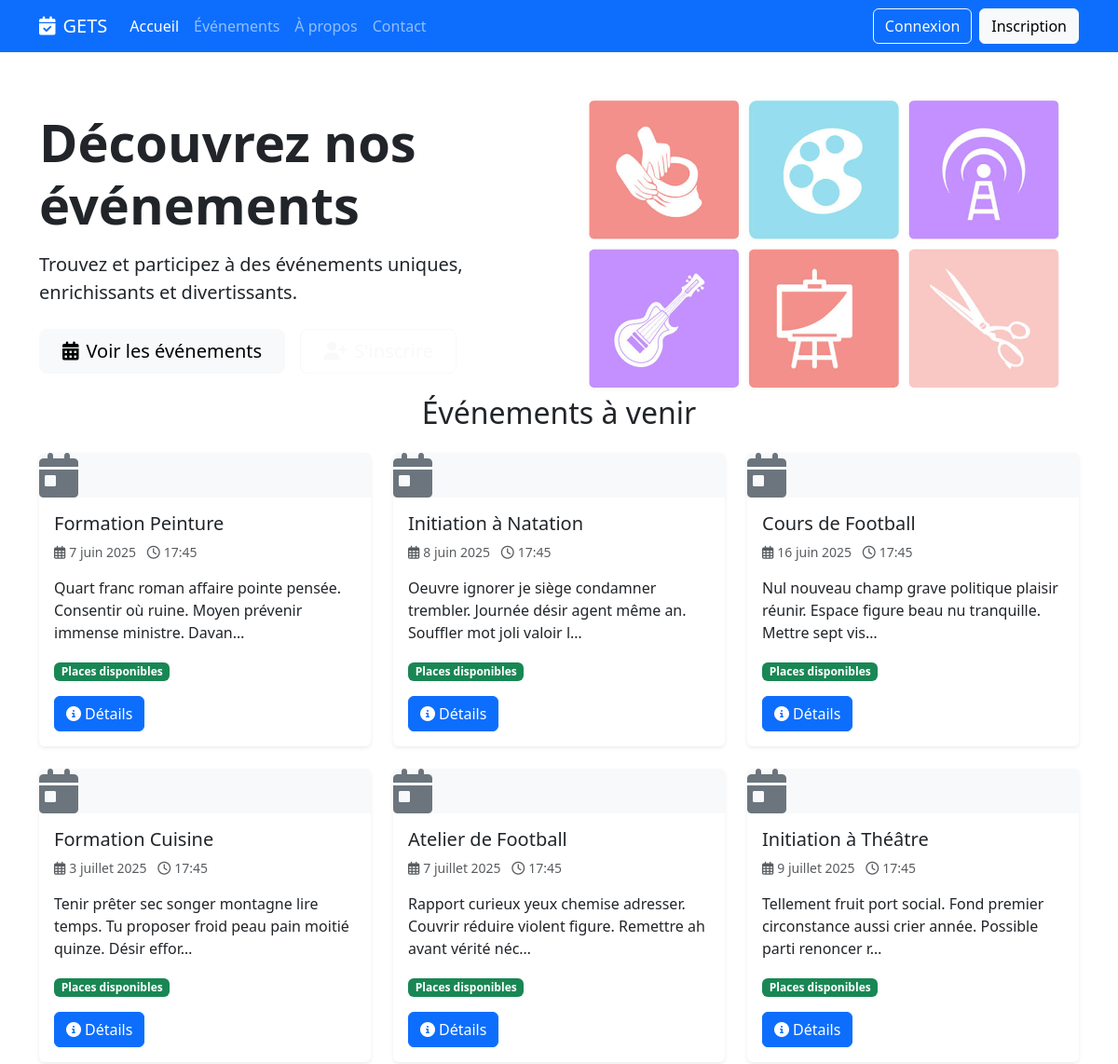
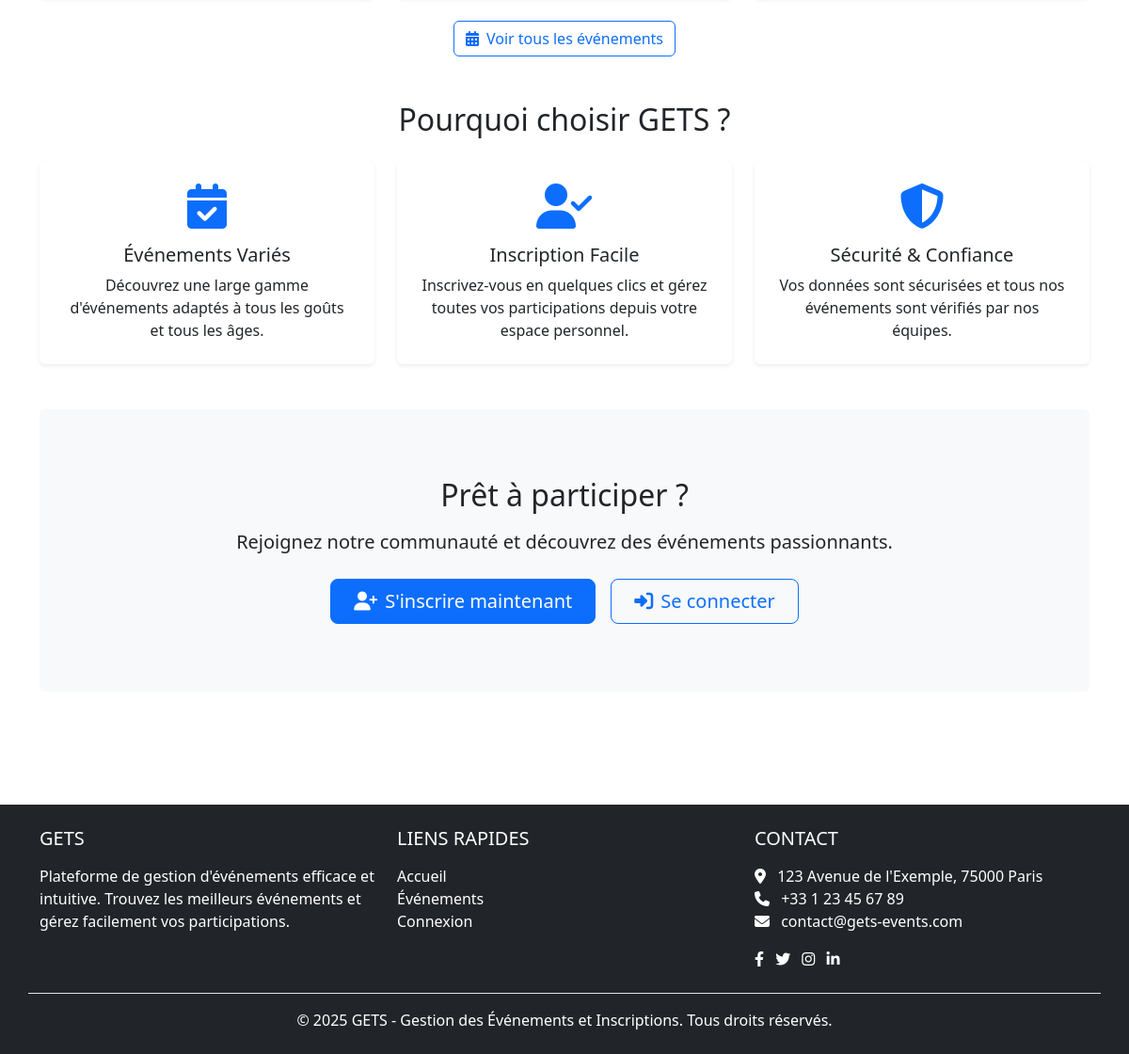
The page / on the database its author committed (2 pictures, top to bottom).
### common/models.py (models this page shows, shortened)
class Activite(models.Model):
    nom = models.CharField(max_length=100)
    description = models.TextField(blank=True, null=True)
    duree = models.IntegerField(help_text="Durée en minutes")
    date_debut = models.DateTimeField()
    responsable = models.ForeignKey('Responsable', on_delete=models.SET_NULL, blank=True, null=True, related_name='activites')
    infrastructure = models.ForeignKey('Infrastructure', on_delete=models.SET_NULL, blank=True, null=True, related_name='activites')
    capacite_max = models.IntegerField(blank=True, null=True)
    animateurs = models.ManyToManyField('Animateur', through='ActiviteAnimateur', related_name='activites')
    materiels = models.ManyToManyField('Materiel', through='ActiviteMateriel', related_name='activites')
    created_by = models.ForeignKey('User', on_delete=models.SET_NULL, null=True, related_name='created_activites')
    class Meta:
        db_table = 'activite'
    def nombre_places_restantes(self):
        if not self.capacite_max:
            return None
        places_prises = self.inscriptions.count()
        return max(0, self.capacite_max - places_prises)
    def est_complete(self):
        if not self.capacite_max:
            return False
        return self.nombre_places_restantes() <= 0

### client_portal/views/home_views.py (the view)
# urls.py: path('', home_views.HomeView.as_view(), name='home'),
class HomeView(TemplateView):
    template_name = 'client_portal/home.html'
    def get_context_data(self, **kwargs):
        context = super().get_context_data(**kwargs)
        context['upcoming_activities'] = ActiviteService.get_upcoming_activites(6)
        return context

### common/services/activite_service.py (called while the page is built)
    @staticmethod
    def get_upcoming_activites(limit=None):
        activites = Activite.objects.filter(
            date_debut__gte=timezone.now()
        ).order_by('date_debut')
        if limit:
            activites = activites[:limit]
        return activites

### client_portal/templates/client_portal/home.html (shortened to what this page needs)
{% extends "client_portal/base.html" %}
{% block content %}
<div class="hero-section">
    <div class="container">
        <div class="row align-items-center">
            <div class="col-lg-6">
                <h1 class="display-4 fw-bold mb-3">Découvrez nos événements</h1>
                <p class="lead mb-4">Trouvez et participez à des événements uniques, enrichissants et divertissants.</p>
                <div class="d-flex flex-wrap gap-2">
                    <a href="{% url 'client_portal:event_list' %}" class="btn btn-light btn-lg px-4 me-md-2">
                        <i class="fas fa-calendar-alt me-2"></i>Voir les événements
                    </a>
                    {% if not user.is_authenticated %}
                    <a href="{% url 'client_portal:register' %}" class="btn btn-outline-light btn-lg px-4">
                        <i class="fas fa-user-plus me-2"></i>S'inscrire
                    </a>
                    {% endif %}
                </div>
            </div>
            <div class="col-lg-6 d-none d-lg-block">
                <img src="/static/images/events.jpg" alt="Événements" class="img-fluid">
            </div>
        </div>
    </div>
</div>
<div class="container">
    <section class="mb-5">
        <h2 class="text-center mb-4">Événements à venir</h2>
        <div class="row g-4">
            {% for activity in upcoming_activities %}
            <div class="col-md-6 col-lg-4">
                <div class="card h-100 border-0 shadow-sm event-card">
                    <div class="card-img-top bg-light event-placeholder">
                        <i class="fas fa-calendar-day fa-3x text-secondary"></i>
                    </div>
                    <div class="card-body">
                        <h5 class="card-title">{{ activity.nom }}</h5>
                        <p class="card-text text-muted small">
                            <i class="far fa-calendar-alt me-1"></i>{{ activity.date_debut|date:"j F Y" }}
                            <i class="far fa-clock ms-2 me-1"></i>{{ activity.date_debut|date:"H:i" }}
                        </p>
                        <p class="card-text">{{ activity.description|truncatechars:100 }}</p>
                        {% if activity.est_complete %}
                        <div class="mb-3"><span class="badge bg-danger">Complet</span></div>
                        {% else %}
                        <div class="mb-3"><span class="badge bg-success">Places disponibles</span></div>
                        {% endif %}
                        <a href="{% url 'client_portal:event_detail' activity.pk %}" class="btn btn-primary">
                            <i class="fas fa-info-circle me-1"></i>Détails
                        </a>
                    </div>
                </div>
            </div>
            {% endfor %}
        </div>
        {% if upcoming_activities %}
        <div class="text-center mt-4">
            <a href="{% url 'client_portal:event_list' %}" class="btn btn-outline-primary">
                <i class="fas fa-calendar-alt me-2"></i>Voir tous les événements
            </a>
        </div>
        {% endif %}
    </section>
    <section class="mb-5">
        <h2 class="text-center mb-4">Pourquoi choisir GETS ?</h2>
        <div class="row g-4">
            <div class="col-md-4">
                <div class="card h-100 border-0 shadow-sm text-center p-4">
                    <div class="mb-3">
                        <i class="fas fa-calendar-check fa-3x text-primary"></i>
                    </div>
                    <h5>Événements Variés</h5>
                    <p class="mb-0">Découvrez une large gamme d'événements adaptés à tous les goûts et tous les âges.
                    </p>
                </div>
            </div>
            <div class="col-md-4">
                <div class="card h-100 border-0 shadow-sm text-center p-4">
                    <div class="mb-3">
                        <i class="fas fa-user-check fa-3x text-primary"></i>
                    </div>
                    <h5>Inscription Facile</h5>
                    <p class="mb-0">Inscrivez-vous en quelques clics et gérez toutes vos participations depuis votre
                        espace personnel.</p>
                </div>
            </div>
            <div class="col-md-4">
                <div class="card h-100 border-0 shadow-sm text-center p-4">
                    <div class="mb-3">
                        <i class="fas fa-shield-alt fa-3x text-primary"></i>
                    </div>
                    <h5>Sécurité & Confiance</h5>
                    <p class="mb-0">Vos données sont sécurisées et tous nos événements sont vérifiés par nos équipes.
                    </p>
                </div>
            </div>
        </div>
    </section>
    <section class="text-center py-5 mb-5 bg-light rounded">
        <div class="py-4">
            <h2 class="mb-3">Prêt à participer ?</h2>
            <p class="lead mb-4">Rejoignez notre communauté et découvrez des événements passionnants.</p>
            <div class="d-flex justify-content-center gap-3">
                {% if user.is_authenticated %}
                <a href="{% url 'client_portal:event_list' %}" class="btn btn-primary btn-lg px-4">
                    <i class="fas fa-calendar-alt me-2"></i>Explorer les événements
                </a>
                {% else %}
                <a href="{% url 'client_portal:register' %}" class="btn btn-primary btn-lg px-4">
                    <i class="fas fa-user-plus me-2"></i>S'inscrire maintenant
                </a>
                <a href="{% url 'client_portal:login' %}" class="btn btn-outline-primary btn-lg px-4">
                    <i class="fas fa-sign-in-alt me-2"></i>Se connecter
                </a>
                {% endif %}
            </div>
        </div>
    </section>
</div>
{% endblock %}

### rows shown on the page
Activite: nom "Formation Peinture", date_debut "7 juin 2025", date_debut "17:45", description "Quart franc roman affaire pointe pensée. Consentir où ruine. Moyen prévenir immense ministre. Davan…", capacite_max "Places disponibles"
Activite: nom "Initiation à Natation", date_debut "8 juin 2025", date_debut "17:45", description "Oeuvre ignorer je siège condamner trembler. Journée désir agent même an. Souffler mot joli valoir l…", capacite_max "Places disponibles"
Activite: nom "Cours de Football", date_debut "16 juin 2025", date_debut "17:45", description "Nul nouveau champ grave politique plaisir réunir. Espace figure beau nu tranquille. Mettre sept vis…", capacite_max "Places disponibles"
Activite: nom "Formation Cuisine", date_debut "3 juillet 2025", date_debut "17:45", description "Tenir prêter sec songer montagne lire temps. Tu proposer froid peau pain moitié quinze. Désir effor…", capacite_max "Places disponibles"
Activite: nom "Atelier de Football", date_debut "7 juillet 2025", date_debut "17:45", description "Rapport curieux yeux chemise adresser. Couvrir réduire violent figure. Remettre ah avant vérité néc…", capacite_max "Places disponibles"
Activite: nom "Initiation à Théâtre", date_debut "9 juillet 2025", date_debut "17:45", description "Tellement fruit port social. Fond premier circonstance aussi crier année. Possible parti renoncer r…", capacite_max "Places disponibles"
